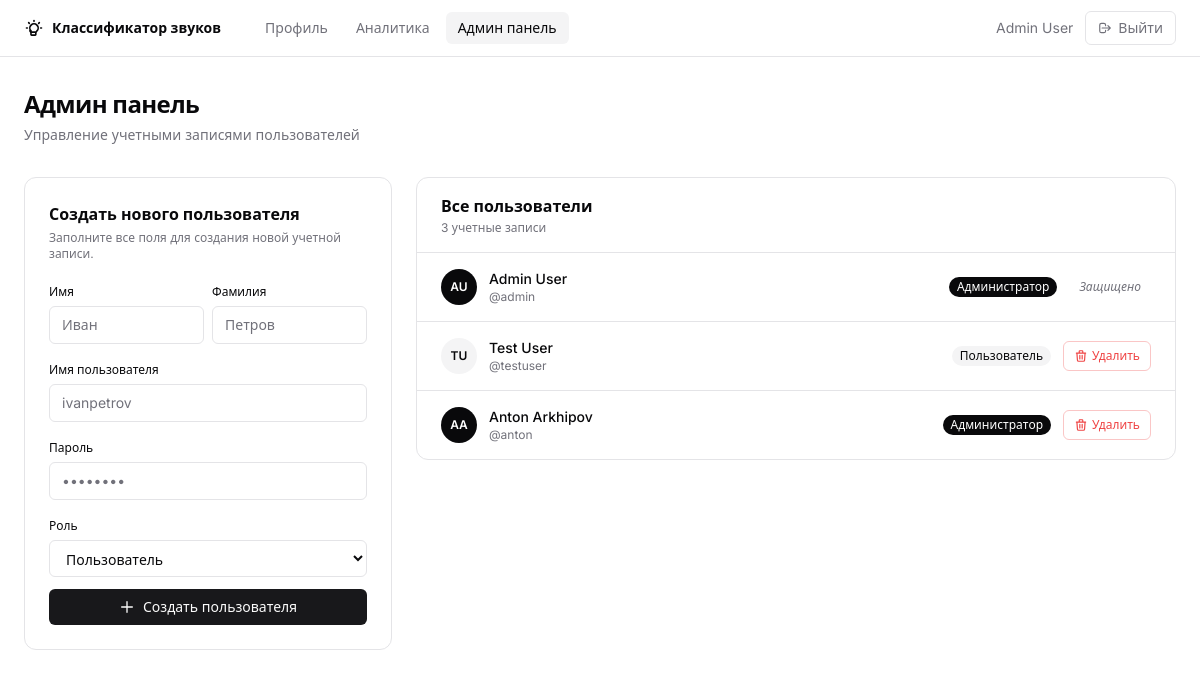
Page /admin (signed in) on the earlier database version.
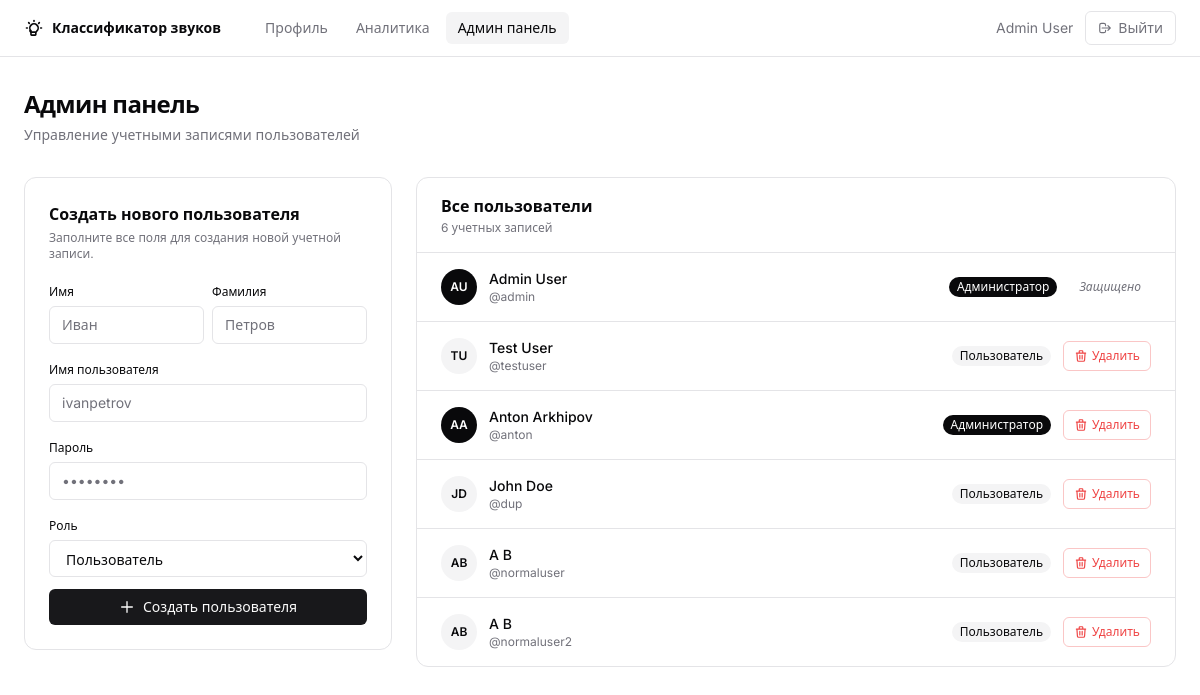
Same page on the later database version.
### app/models.py (models this page shows, shortened)
class User(db.Model, UserMixin):
    id = db.Column(db.Integer, primary_key=True)
    username = db.Column(db.String(80), unique=True, nullable=False)
    password_hash = db.Column(db.String(120), nullable=False)
    first_name = db.Column(db.String(80), nullable=False)
    last_name = db.Column(db.String(80), nullable=False)
    role = db.Column(db.String(20), nullable=False, default='user')

### app/routes.py (the view)
@bp.route('/admin')
@login_required
def admin():
    if current_user.role != 'admin':
        flash('Access denied')
        return redirect(url_for('routes.profile'))
    users = User.query.all()
    return render_template('admin.html', users=users)

### app/models.py (called while the page is built)
@login_manager.user_loader
def load_user(user_id):
    return User.query.get(int(user_id))

### templates/admin.html (shortened to what this page needs)
{% extends "base.html" %}
{% block content %}
<div class="space-y-8">
  <div>
    <h1 class="text-2xl font-semibold tracking-tight">Админ панель</h1>
    <p class="text-sm text-muted-foreground mt-1">Управление учетными записями пользователей</p>
  </div>
  <div class="grid grid-cols-1 lg:grid-cols-3 gap-6">
    <div class="lg:col-span-1">
      <div class="bg-card border border-border rounded-xl p-6">
        <h2 class="font-semibold text-base mb-1">Создать нового пользователя</h2>
        <p class="text-xs text-muted-foreground mb-4">Заполните все поля для создания новой учетной записи.</p>
        <form method="POST" action="{{ url_for('routes.create_user') }}" class="space-y-3">
          <div class="grid grid-cols-2 gap-2">
            <div class="space-y-1">
              <label class="text-xs font-medium">Имя</label>
              <input name="first_name" type="text" required placeholder="Иван"
                class="flex w-full rounded-md border border-input bg-background px-3 py-2 text-sm placeholder:text-muted-foreground focus-visible:outline-none focus-visible:ring-2 focus-visible:ring-ring focus-visible:ring-offset-1 transition-shadow" />
            </div>
            <div class="space-y-1">
              <label class="text-xs font-medium">Фамилия</label>
              <input name="last_name" type="text" required placeholder="Петров"
                class="flex w-full rounded-md border border-input bg-background px-3 py-2 text-sm placeholder:text-muted-foreground focus-visible:outline-none focus-visible:ring-2 focus-visible:ring-ring focus-visible:ring-offset-1 transition-shadow" />
            </div>
          </div>
          <div class="space-y-1">
            <label class="text-xs font-medium">Имя пользователя</label>
            <input name="username" type="text" required placeholder="ivanpetrov"
              class="flex w-full rounded-md border border-input bg-background px-3 py-2 text-sm placeholder:text-muted-foreground focus-visible:outline-none focus-visible:ring-2 focus-visible:ring-ring focus-visible:ring-offset-1 transition-shadow" />
          </div>
          <div class="space-y-1">
            <label class="text-xs font-medium">Пароль</label>
            <input name="password" type="password" required placeholder="••••••••"
              class="flex w-full rounded-md border border-input bg-background px-3 py-2 text-sm placeholder:text-muted-foreground focus-visible:outline-none focus-visible:ring-2 focus-visible:ring-ring focus-visible:ring-offset-1 transition-shadow" />
          </div>
          <div class="space-y-1">
            <label class="text-xs font-medium">Роль</label>
            <select name="role"
              class="flex w-full rounded-md border border-input bg-background px-3 py-2 text-sm text-foreground focus-visible:outline-none focus-visible:ring-2 focus-visible:ring-ring focus-visible:ring-offset-1 transition-shadow">
              <option value="user">Пользователь</option>
            </select>
          </div>
          <button type="submit"
            class="inline-flex items-center justify-center gap-2 w-full rounded-md bg-primary text-primary-foreground px-4 py-2 text-sm font-medium hover:bg-primary/90 transition-colors mt-1">
            <svg class="w-4 h-4" fill="none" stroke="currentColor" viewBox="0 0 24 24">
              <path stroke-linecap="round" stroke-linejoin="round" stroke-width="2" d="M12 4v16m8-8H4"/>
            </svg>
            Создать пользователя
          </button>
        </form>
      </div>
    </div>
    <div class="lg:col-span-2">
      <div class="bg-card border border-border rounded-xl">
        <div class="px-6 py-4 border-b border-border flex items-center justify-between">
          <div>
            <h2 class="font-semibold text-base">Все пользователи</h2>
            <p class="text-xs text-muted-foreground mt-0.5">{{ users | length }} {{ 'учетная запись' if users | length == 1 else 'учетные записи' if users | length < 5 else 'учетных записей' }}</p>
          </div>
        </div>
        <div class="divide-y divide-border">
          {% for u in users %}
          <div class="px-6 py-4 flex items-center justify-between gap-4">
            <div class="flex items-center gap-3 min-w-0">
              <div class="w-9 h-9 rounded-full flex items-center justify-center text-xs font-semibold shrink-0 {% if u.role == 'admin' %}bg-foreground text-background{% else %}bg-secondary text-foreground{% endif %}">
                {{ u.first_name[0] }}{{ u.last_name[0] }}
              </div>
              <div class="min-w-0">
                <p class="text-sm font-medium">{{ u.first_name }} {{ u.last_name }}</p>
                <p class="text-xs text-muted-foreground">@{{ u.username }}</p>
              </div>
            </div>
            <div class="flex items-center gap-3 shrink-0">
              <span class="inline-flex items-center rounded-full px-2 py-0.5 text-xs font-medium
                {% if u.role == 'admin' %}bg-foreground text-background{% else %}bg-secondary text-foreground{% endif %}">
                {{ 'Администратор' if u.role == 'admin' else 'Пользователь' }}
              </span>
              {% if u.username != 'admin' %}
              <form method="POST" action="{{ url_for('routes.delete_user', user_id=u.id) }}"
                    onsubmit="return confirm('Удалить {{ u.first_name }} {{ u.last_name }}?')">
                <button type="submit"
                  class="inline-flex items-center gap-1 px-2.5 py-1.5 rounded-md border border-destructive/30 text-destructive text-xs font-medium hover:bg-destructive hover:text-destructive-foreground transition-colors">
                  <svg class="w-3.5 h-3.5" fill="none" stroke="currentColor" viewBox="0 0 24 24">
                    <path stroke-linecap="round" stroke-linejoin="round" stroke-width="2" d="M19 7l-.867 12.142A2 2 0 0116.138 21H7.862a2 2 0 01-1.995-1.858L5 7m5 4v6m4-6v6m1-10V4a1 1 0 00-1-1h-4a1 1 0 00-1 1v3M4 7h16"/>
                  </svg>
                  Удалить
                </button>
              </form>
              {% else %}
              <span class="text-xs text-muted-foreground italic px-2.5">Защищено</span>
              {% endif %}
            </div>
          </div>
          {% endfor %}
        </div>
      </div>
    </div>
  </div>
</div>
{% endblock %}

### templates/base.html (shortened to what this page needs)
<!DOCTYPE html>
<html lang="ru" class="h-full">
<head>
  <script src="https://cdn.tailwindcss.com"></script>
</head>
<body class="bg-background text-foreground min-h-full antialiased">
  {% if current_user.is_authenticated %}
  <header class="sticky top-0 z-50 w-full border-b border-border bg-background/95 backdrop-blur">
    <div class="max-w-screen-xl mx-auto flex h-14 items-center px-6">
      <a href="{{ url_for('routes.profile') }}" class="flex items-center gap-2 font-semibold text-sm mr-8">
        Классификатор звуков
      </a>
      <nav class="flex items-center gap-1 flex-1">
        <a href="{{ url_for('routes.profile') }}"
           class="px-3 py-1.5 rounded-md text-sm font-medium transition-colors {% if request.endpoint == 'routes.profile' %}bg-secondary text-foreground{% else %}text-muted-foreground hover:text-foreground hover:bg-secondary{% endif %}">
          Профиль
        </a>
        <a href="{{ url_for('routes.analytics') }}"
           class="px-3 py-1.5 rounded-md text-sm font-medium transition-colors {% if request.endpoint == 'routes.analytics' %}bg-secondary text-foreground{% else %}text-muted-foreground hover:text-foreground hover:bg-secondary{% endif %}">
          Аналитика
        </a>
        {% if current_user.role == 'admin' %}
        <a href="{{ url_for('routes.admin') }}"
           class="px-3 py-1.5 rounded-md text-sm font-medium transition-colors {% if request.endpoint == 'routes.admin' %}bg-secondary text-foreground{% else %}text-muted-foreground hover:text-foreground hover:bg-secondary{% endif %}">
          Админ панель
        </a>
        {% endif %}
      </nav>
      <div class="flex items-center gap-3">
        <span class="text-sm text-muted-foreground">{{ current_user.first_name }} {{ current_user.last_name }}</span>
        <a href="{{ url_for('routes.logout') }}"
           class="inline-flex items-center gap-1.5 px-3 py-1.5 rounded-md border border-border text-sm font-medium text-muted-foreground hover:text-foreground hover:bg-secondary transition-colors">
          <svg class="w-3.5 h-3.5" fill="none" stroke="currentColor" viewBox="0 0 24 24">
            <path stroke-linecap="round" stroke-linejoin="round" stroke-width="2" d="M17 16l4-4m0 0l-4-4m4 4H7m6 4v1a3 3 0 01-3 3H6a3 3 0 01-3-3V7a3 3 0 013-3h4a3 3 0 013 3v1"/>
          </svg>
          Выйти
        </a>
      </div>
    </div>
  </header>
  {% endif %}
  <main class="max-w-screen-xl mx-auto px-6 py-8">
    {% block content %}{% endblock %}
  </main>
</body>
</html>

### templates/base.html (style rules this page uses)
* { box-sizing: border-box; }
body { font-family: 'Inter', system-ui, sans-serif; }

Differences in the rows shown:
added User: first_name "J", last_name "D", first_name "John", last_name "Doe", username "dup", role "Пользователь"
added User: first_name "A", last_name "B", username "normaluser", role "Пользователь"
added User: first_name "A", last_name "B", username "normaluser2", role "Пользователь"
Other differences:
{{ users | length }}: "3" → "6"
text no longer shown: "учетные записи"
text now shown: "учетных записей"
